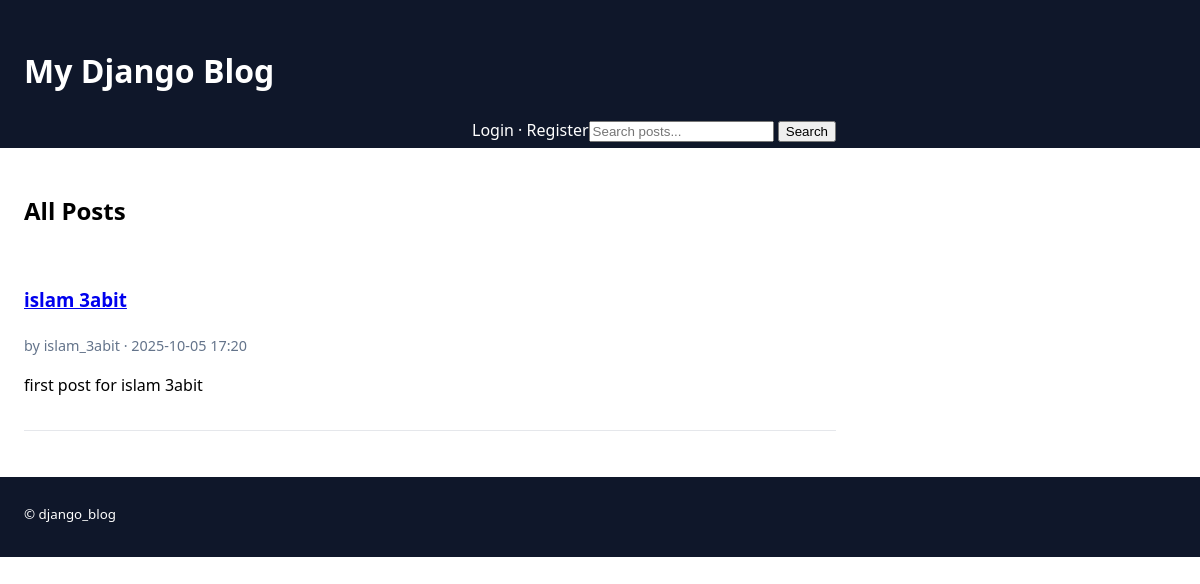
Before: / with the older database file.
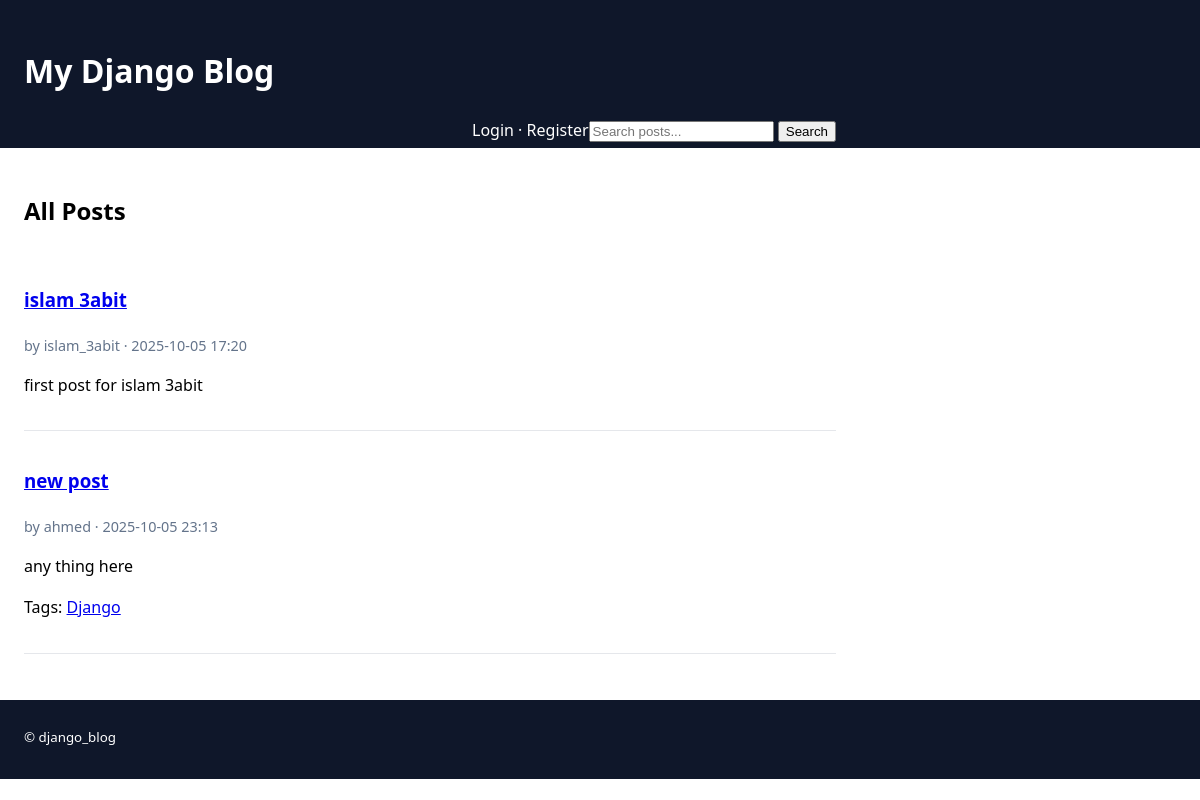
After: the same page with the newer database file.
### blog/models.py (models this page shows, shortened)
class Post(models.Model):
    title = models.CharField(max_length=200)
    content = models.TextField()
    published_date = models.DateTimeField(auto_now_add=True)
    author = models.ForeignKey(User, on_delete=models.CASCADE)
    tags = models.ManyToManyField('Tag', blank=True, related_name='posts')  # <- NEW

class Tag(models.Model):
    name = models.CharField(max_length=50, unique=True)
    class Meta:
        ordering = ['name']

### blog/views.py (the view)
# urls.py: path('',          PostListView.as_view(),   name='post_list'),
class PostListView(ListView):
    model = Post
    template_name = "blog/post_list.html"
    context_object_name = "posts"

### blog/templates/blog/post_list.html (shortened to what this page needs)
{% extends "blog/base.html" %}
{% block content %}
<h2>{% if current_tag %}Posts tagged "{{ current_tag }}"{% else %}All Posts{% endif %}</h2>
<ul class="post-list">
  {% for post in posts %}
    <li class="post-item">
      <h3><a href="{% url 'blog:post_detail' post.pk %}">{{ post.title }}</a></h3>
      <p class="meta">by {{ post.author }} · {{ post.published_date|date:"Y-m-d H:i" }}</p>
      <p class="excerpt">{{ post.content|truncatewords:25 }}</p>
      {% with ts=post.tags.all %}
        {% if ts %}
          <p class="tags">
            Tags:
            {% for t in ts %}
              <a href="{% url 'blog:posts_by_tag' t.name %}">{{ t.name }}</a>{% if not forloop.last %}, {% endif %}
            {% endfor %}
          </p>
        {% endif %}
      {% endwith %}
    </li>
  {% empty %}
    <li>No posts found.</li>
  {% endfor %}
</ul>
{% endblock %}

Changed rows visible on the page:
added Post: title "new post", author "ahmed", published_date "2025-10-05 23:13", content "any thing here"
now on this page (row unchanged): Tag: name "Django"
